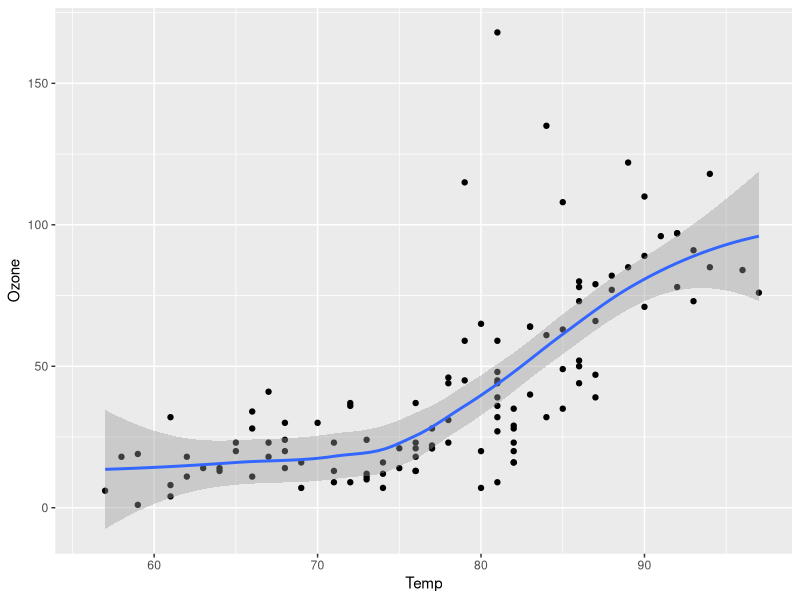
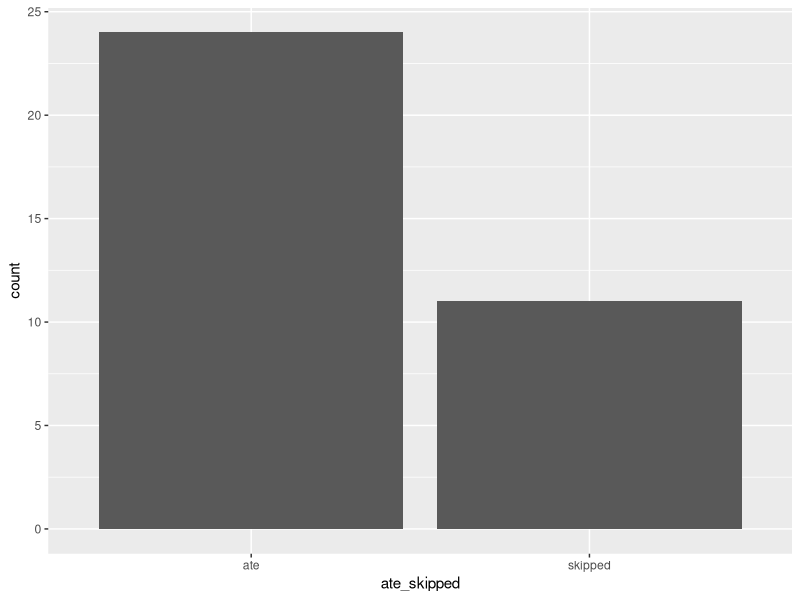
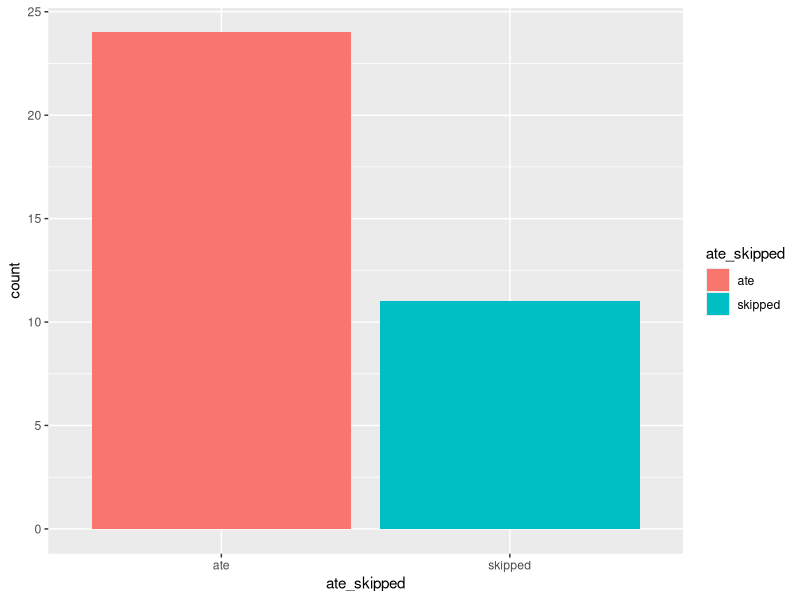
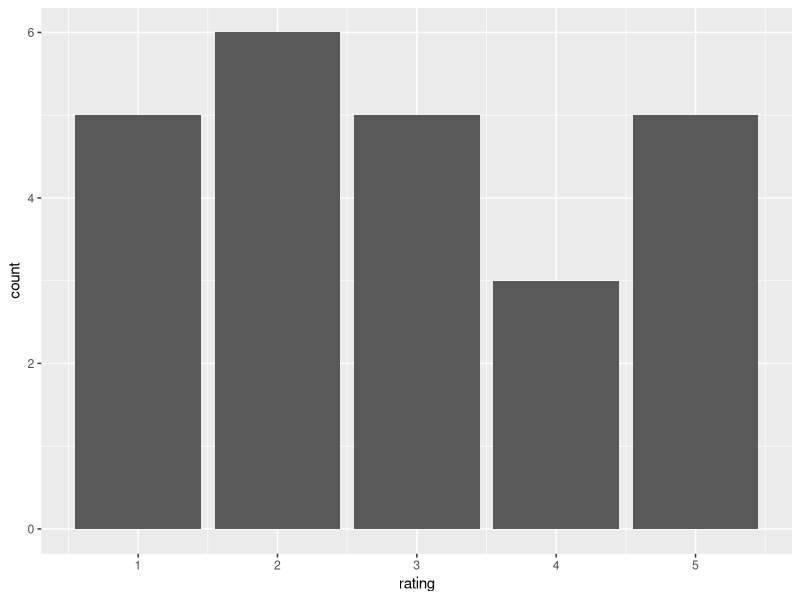
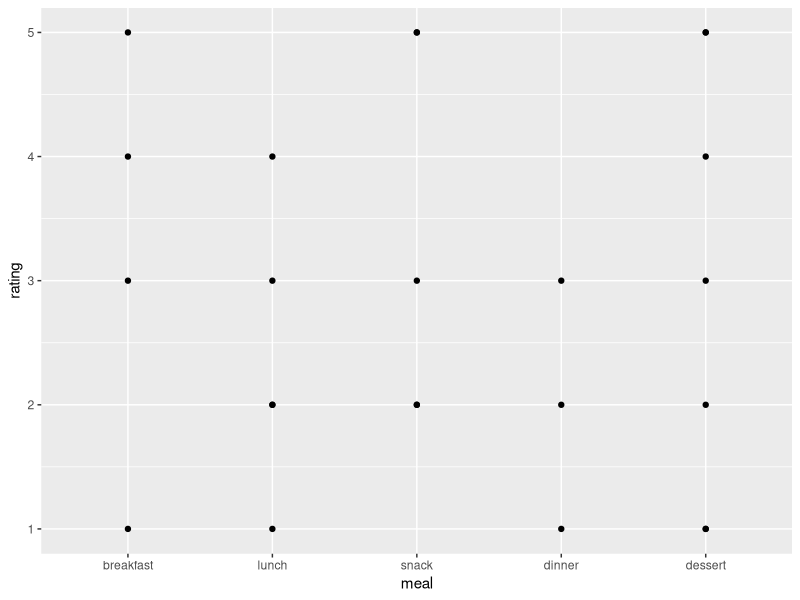
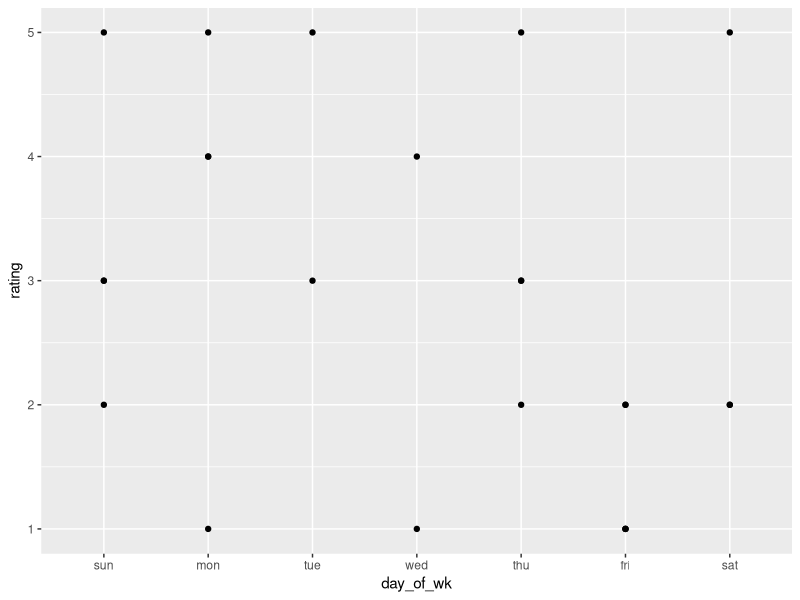

Recreate these plots in R, in order.
## ---- chunk 1
days <- factor(
  c("sun", "mon", "tue", "wed", "thu", "fri", "sat"),
  levels = c("sun", "mon", "tue", "wed", "thu", "fri", "sat"),
  ordered = TRUE
)
meals <- factor(
  c("breakfast", "lunch", "dinner", "snack", "dessert"),
  levels = c("breakfast", "lunch", "snack", "dinner", "dessert"),
  ordered = TRUE
)
meal_days <- rep(days, each = length(meals))
weekly_meals <- rep(meals, 7)

my_meals <- data.frame(day_of_wk = meal_days, 
                       meal = weekly_meals)
## ---- chunk 2
ate_skipped <- sample(c("ate", "skipped"), size = 35, 
                 replace = TRUE, prob = c(.6, .4))
ate <- ate_skipped == "ate"
ate
## ---- chunk 3
ratings <- sample(c(1, 2, 3, 4, 5), size = 35,
                 replace = TRUE)

ratings[!ate] <- NA
## ---- chunk 4
my_meals$ate_skipped <- ate_skipped
my_meals$rating <- ratings
## ---- chunk 5
my_meals
## ---- chunk 6
# Do this once each time you start work
library(ggplot2)
## ---- chunk 7
#| echo: true
#| output-location: slide
library(ggplot2)
ggplot(airquality, aes(Temp, Ozone)) + 
  geom_point() + 
  geom_smooth(method = "loess")
## ---- chunk 8
#| label: fig-barplot-ate_skipped
#| fig-cap: "A barplot of meals eaten and skipped."
#| echo: true
#| output-location: slide
#| code-line-numbers: "1|2|3|4"
my_meals |> 
  ggplot() + 
  aes(x = ate_skipped) + 
  geom_bar() 
## ---- chunk 9
#| label: fig-barplot-ate_skipped-fill
#| fig-cap: "A barplot of meals eaten and skipped."
#| echo: true
#| output-location: slide
#| code-line-numbers: "|3"
my_meals |>
  ggplot() +
  aes(x = ate_skipped, fill = ate_skipped) +
  geom_bar()
## ---- chunk 10
#| label: fig-barplot-ratings
#| fig-cap: "A barplot of meal ratings"
ggplot(data = my_meals, 
       aes(x = rating)) +
  geom_bar()
## ---- chunk 11
#| label: fig-2
#| fig-cap: "A plot of ratings for each meal using  `geom_point`"
my_meals |>
ggplot() +
  aes(x = meal, y = rating) +
  geom_point()
## ---- chunk 12
#| label: fig-3

my_meals |>
ggplot() +
  aes(x = day_of_wk, y = rating) +
  geom_point()
